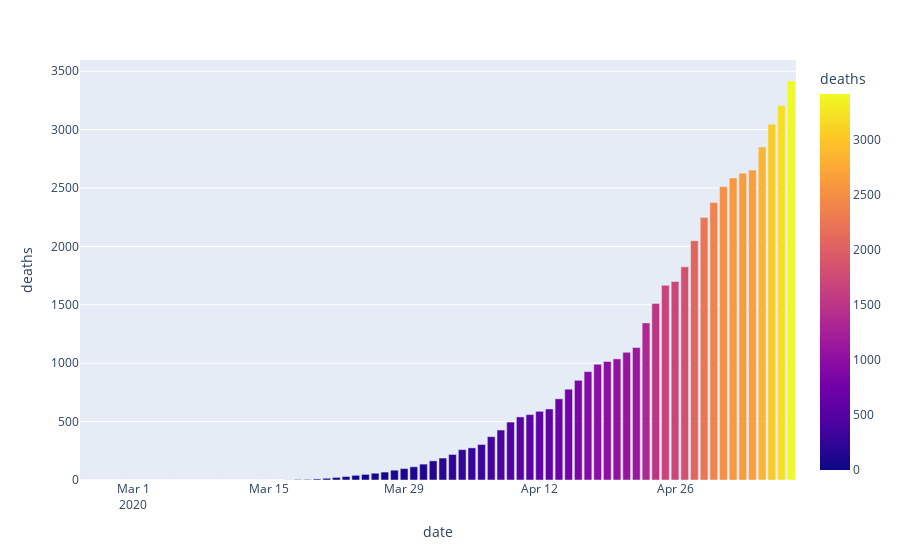

This figure's notebook cell:
### Markdown cell above
### No Estado de São Paulo

### Code cell
#Ultimos 10 dias  de morte no Estado DE SÃO PAULO!
df_sp = original_df.filter(['date', 'state', 'deaths']);
df_sp = df_sp.loc[df_sp['state'] == "SP"];

print("Ultimos 10 dias de Mortes no Estado de São Paulo")
print(df_sp.tail(10));

print("\n\nGráfico da curva de crescimento das mortes")

#foundNull = df_sp['deaths'].isnull().values.any(); #Nenhum valor nulo encontrado


fig = px.bar(df_sp, x="date", y="deaths", color="deaths", barmode="group")
fig.show()

### Figure 1 — Plotly figure (JSON) as saved in the notebook; plotly's stock layout.template omitted (floating-point values rounded to 4 significant figures)
{"data": [{"alignmentgroup": "True", "hovertemplate": "date=%{x}<br>deaths=%{marker.color}<extra></extra>", "legendgroup": "", "marker": {"color": [0, 0, 0, 0, 0, 0, 0, 0, 0, 0, 0, 0, 0, 0, 0, 0, 0, 0, 0, 0, 0, 1, 4, 5, 9, 15, 22, 30, 40, 48, 58, 68, 84, 98, 113, 136, 164, 188, 219, 260, 275, 304, 371, 428, 496, 540, 560, 588, 608, 695, 778, 853, 928, 991, 1015, 1037, 1093, 1134, 1345, 1512, 1667, 1700, 1825, 2049, 2247, 2375, 2511, 2586, 2627, 2654, 2851, 3045, 3206, 3416], "coloraxis": "coloraxis"}, "name": "", "offsetgroup": "", "orientation": "v", "showlegend": false, "textposition": "auto", "type": "bar", "x": ["2020-02-25", "2020-02-26", "2020-02-27", "2020-02-28", "2020-02-29", "2020-03-01", "2020-03-02", "2020-03-03", "2020-03-04", "2020-03-05", "2020-03-06", "2020-03-07", "2020-03-08", "2020-03-09", "2020-03-10", "2020-03-11", "2020-03-12", "2020-03-13", "2020-03-14", "2020-03-15", "2020-03-16", "2020-03-17", "2020-03-18", "2020-03-19", "2020-03-20", "2020-03-21", "2020-03-22", "2020-03-23", "2020-03-24", "2020-03-25", "2020-03-26", "2020-03-27", "2020-03-28", "2020-03-29", "2020-03-30", "2020-03-31", "2020-04-01", "2020-04-02", "2020-04-03", "2020-04-04", "2020-04-05", "2020-04-06", "2020-04-07", "2020-04-08", "2020-04-09", "2020-04-10", "2020-04-11", "2020-04-12", "2020-04-13", "2020-04-14", "2020-04-15", "2020-04-16", "2020-04-17", "2020-04-18", "2020-04-19", "2020-04-20", "2020-04-21", "2020-04-22", "2020-04-23", "2020-04-24", "2020-04-25", "2020-04-26", "2020-04-27", "2020-04-28", "2020-04-29", "2020-04-30", "2020-05-01", "2020-05-02", "2020-05-03", "2020-05-04", "2020-05-05", "2020-05-06", "2020-05-07", "2020-05-08"], "xaxis": "x", "y": [0, 0, 0, 0, 0, 0, 0, 0, 0, 0, 0, 0, 0, 0, 0, 0, 0, 0, 0, 0, 0, 1, 4, 5, 9, 15, 22, 30, 40, 48, 58, 68, 84, 98, 113, 136, 164, 188, 219, 260, 275, 304, 371, 428, 496, 540, 560, 588, 608, 695, 778, 853, 928, 991, 1015, 1037, 1093, 1134, 1345, 1512, 1667, 1700, 1825, 2049, 2247, 2375, 2511, 2586, 2627, 2654, 2851, 3045, 3206, 3416], "yaxis": "y"}], "layout": {"barmode": "group", "coloraxis": {"colorbar": {"title": {"text": "deaths"}}, "colorscale": [[0.0, "#0d0887"], [0.1111, "#46039f"], [0.2222, "#7201a8"], [0.3333, "#9c179e"], [0.4444, "#bd3786"], [0.5556, "#d8576b"], [0.6667, "#ed7953"], [0.7778, "#fb9f3a"], [0.8889, "#fdca26"], [1.0, "#f0f921"]]}, "legend": {"tracegroupgap": 0}, "margin": {"t": 60}, "xaxis": {"anchor": "y", "domain": [0.0, 1.0], "title": {"text": "date"}}, "yaxis": {"anchor": "x", "domain": [0.0, 1.0], "title": {"text": "deaths"}}}}
